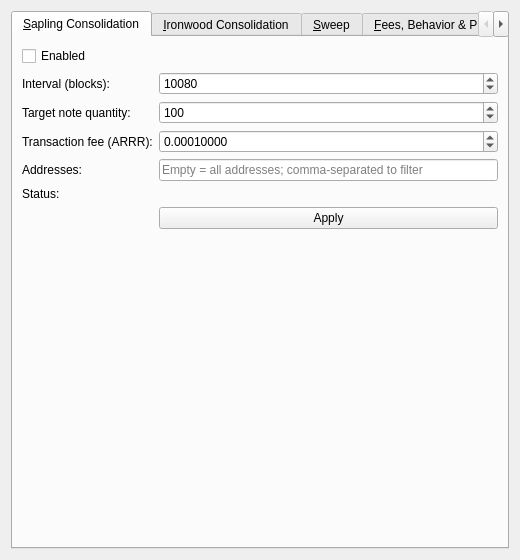
<?xml version="1.0" encoding="UTF-8"?>
<ui version="4.0">
 <class>WalletOptionsPage</class>
 <widget class="QWidget" name="WalletOptionsPage">
  <property name="geometry">
   <rect>
    <x>0</x>
    <y>0</y>
    <width>520</width>
    <height>560</height>
   </rect>
  </property>
  <property name="windowTitle">
   <string>Wallet Options</string>
  </property>
  <layout class="QVBoxLayout" name="verticalLayout">
   <item>
    <widget class="QTabWidget" name="tabWidget">
     <property name="currentIndex">
      <number>0</number>
     </property>
     <widget class="QWidget" name="tabSapling">
      <attribute name="title">
       <string>&amp;Sapling Consolidation</string>
      </attribute>
      <layout class="QFormLayout" name="formLayout_Sapling">
       <item row="0" column="0" colspan="2">
        <widget class="QCheckBox" name="saplingEnabledCheck">
         <property name="text">
          <string>Enabled</string>
         </property>
        </widget>
       </item>
       <item row="1" column="0">
        <widget class="QLabel" name="label_SaplingInterval">
         <property name="text">
          <string>Interval (blocks):</string>
         </property>
        </widget>
       </item>
       <item row="1" column="1">
        <widget class="QSpinBox" name="saplingIntervalSpin">
         <property name="minimum">
          <number>1</number>
         </property>
         <property name="maximum">
          <number>1000000000</number>
         </property>
         <property name="value">
          <number>10080</number>
         </property>
        </widget>
       </item>
       <item row="2" column="0">
        <widget class="QLabel" name="label_SaplingTargetQty">
         <property name="text">
          <string>Target note quantity:</string>
         </property>
        </widget>
       </item>
       <item row="2" column="1">
        <widget class="QSpinBox" name="saplingTargetQtySpin">
         <property name="minimum">
          <number>1</number>
         </property>
         <property name="maximum">
          <number>100000</number>
         </property>
         <property name="value">
          <number>100</number>
         </property>
        </widget>
       </item>
       <item row="3" column="0">
        <widget class="QLabel" name="label_SaplingFee">
         <property name="text">
          <string>Transaction fee (ARRR):</string>
         </property>
        </widget>
       </item>
       <item row="3" column="1">
        <widget class="QDoubleSpinBox" name="saplingFeeSpin">
         <property name="decimals">
          <number>8</number>
         </property>
         <property name="minimum">
          <double>0.000000000000000</double>
         </property>
         <property name="maximum">
          <double>1000.000000000000000</double>
         </property>
         <property name="value">
          <double>0.000100000000000</double>
         </property>
        </widget>
       </item>
       <item row="4" column="0">
        <widget class="QLabel" name="label_SaplingAddresses">
         <property name="text">
          <string>Addresses:</string>
         </property>
        </widget>
       </item>
       <item row="4" column="1">
        <widget class="QLineEdit" name="saplingAddressesEdit">
         <property name="placeholderText">
          <string>Empty = all addresses; comma-separated to filter</string>
         </property>
        </widget>
       </item>
       <item row="5" column="0">
        <widget class="QLabel" name="label_SaplingStatus">
         <property name="text">
          <string>Status:</string>
         </property>
        </widget>
       </item>
       <item row="5" column="1">
        <widget class="QLabel" name="saplingStatusLabel">
         <property name="text">
          <string/>
         </property>
        </widget>
       </item>
       <item row="6" column="1">
        <widget class="QPushButton" name="saplingApplyButton">
         <property name="text">
          <string>Apply</string>
         </property>
        </widget>
       </item>
       <item row="7" column="0" colspan="2">
        <widget class="QLabel" name="saplingApplyResultLabel">
         <property name="wordWrap">
          <bool>true</bool>
         </property>
         <property name="text">
          <string/>
         </property>
        </widget>
       </item>
      </layout>
     </widget>
     <widget class="QWidget" name="tabIronwood">
      <attribute name="title">
       <string>&amp;Ironwood Consolidation</string>
      </attribute>
      <layout class="QFormLayout" name="formLayout_Ironwood">
       <item row="0" column="0" colspan="2">
        <widget class="QCheckBox" name="ironwoodEnabledCheck">
         <property name="text">
          <string>Enabled</string>
         </property>
        </widget>
       </item>
       <item row="1" column="0">
        <widget class="QLabel" name="label_IronwoodInterval">
         <property name="text">
          <string>Interval (blocks):</string>
         </property>
        </widget>
       </item>
       <item row="1" column="1">
        <widget class="QSpinBox" name="ironwoodIntervalSpin">
         <property name="minimum">
          <number>1</number>
         </property>
         <property name="maximum">
          <number>1000000000</number>
         </property>
         <property name="value">
          <number>10080</number>
         </property>
        </widget>
       </item>
       <item row="2" column="0">
        <widget class="QLabel" name="label_IronwoodTargetQty">
         <property name="text">
          <string>Target note quantity:</string>
         </property>
        </widget>
       </item>
       <item row="2" column="1">
        <widget class="QSpinBox" name="ironwoodTargetQtySpin">
         <property name="minimum">
          <number>1</number>
         </property>
         <property name="maximum">
          <number>100000</number>
         </property>
         <property name="value">
          <number>100</number>
         </property>
        </widget>
       </item>
       <item row="3" column="0">
        <widget class="QLabel" name="label_IronwoodFee">
         <property name="text">
          <string>Transaction fee (ARRR):</string>
         </property>
        </widget>
       </item>
       <item row="3" column="1">
        <widget class="QDoubleSpinBox" name="ironwoodFeeSpin">
         <property name="decimals">
          <number>8</number>
         </property>
         <property name="minimum">
          <double>0.000000000000000</double>
         </property>
         <property name="maximum">
          <double>1000.000000000000000</double>
         </property>
         <property name="value">
          <double>0.000100000000000</double>
         </property>
        </widget>
       </item>
       <item row="4" column="0">
        <widget class="QLabel" name="label_IronwoodAddresses">
         <property name="text">
          <string>Addresses:</string>
         </property>
        </widget>
       </item>
       <item row="4" column="1">
        <widget class="QLineEdit" name="ironwoodAddressesEdit">
         <property name="placeholderText">
          <string>Empty = all addresses; comma-separated to filter</string>
         </property>
        </widget>
       </item>
       <item row="5" column="0">
        <widget class="QLabel" name="label_IronwoodStatus">
         <property name="text">
          <string>Status:</string>
         </property>
        </widget>
       </item>
       <item row="5" column="1">
        <widget class="QLabel" name="ironwoodStatusLabel">
         <property name="text">
          <string/>
         </property>
        </widget>
       </item>
       <item row="6" column="1">
        <widget class="QPushButton" name="ironwoodApplyButton">
         <property name="text">
          <string>Apply</string>
         </property>
        </widget>
       </item>
       <item row="7" column="0" colspan="2">
        <widget class="QLabel" name="ironwoodApplyResultLabel">
         <property name="wordWrap">
          <bool>true</bool>
         </property>
         <property name="text">
          <string/>
         </property>
        </widget>
       </item>
      </layout>
     </widget>
     <widget class="QWidget" name="tabSweep">
      <attribute name="title">
       <string>&amp;Sweep</string>
      </attribute>
      <layout class="QFormLayout" name="formLayout_Sweep">
       <item row="0" column="0" colspan="2">
        <widget class="QCheckBox" name="sweepEnabledCheck">
         <property name="text">
          <string>Enabled</string>
         </property>
        </widget>
       </item>
       <item row="1" column="0">
        <widget class="QLabel" name="label_SweepInterval">
         <property name="text">
          <string>Interval (blocks):</string>
         </property>
        </widget>
       </item>
       <item row="1" column="1">
        <widget class="QSpinBox" name="sweepIntervalSpin">
         <property name="minimum">
          <number>1</number>
         </property>
         <property name="maximum">
          <number>1000000000</number>
         </property>
         <property name="value">
          <number>60</number>
         </property>
        </widget>
       </item>
       <item row="2" column="0">
        <widget class="QLabel" name="label_SweepFee">
         <property name="text">
          <string>Transaction fee (ARRR):</string>
         </property>
        </widget>
       </item>
       <item row="2" column="1">
        <widget class="QDoubleSpinBox" name="sweepFeeSpin">
         <property name="decimals">
          <number>8</number>
         </property>
         <property name="minimum">
          <double>0.000000000000000</double>
         </property>
         <property name="maximum">
          <double>1000.000000000000000</double>
         </property>
         <property name="value">
          <double>0.000100000000000</double>
         </property>
        </widget>
       </item>
       <item row="3" column="0">
        <widget class="QLabel" name="label_SweepAddress">
         <property name="text">
          <string>Destination:</string>
         </property>
        </widget>
       </item>
       <item row="3" column="1">
        <widget class="QLineEdit" name="sweepAddressEdit">
         <property name="placeholderText">
          <string>Sapling or Ironwood destination address (empty = not configured)</string>
         </property>
        </widget>
       </item>
       <item row="4" column="0">
        <widget class="QLabel" name="label_SweepStatus">
         <property name="text">
          <string>Status:</string>
         </property>
        </widget>
       </item>
       <item row="4" column="1">
        <widget class="QLabel" name="sweepStatusLabel">
         <property name="text">
          <string/>
         </property>
        </widget>
       </item>
       <item row="5" column="1">
        <widget class="QPushButton" name="sweepApplyButton">
         <property name="text">
          <string>Apply</string>
         </property>
        </widget>
       </item>
       <item row="6" column="0" colspan="2">
        <widget class="QLabel" name="sweepApplyResultLabel">
         <property name="wordWrap">
          <bool>true</bool>
         </property>
         <property name="text">
          <string/>
         </property>
        </widget>
       </item>
      </layout>
     </widget>
     <widget class="QWidget" name="tabFees">
      <attribute name="title">
       <string>&amp;Fees, Behavior &amp;&amp; Pruning</string>
      </attribute>
      <layout class="QFormLayout" name="formLayout_Fees">
       <item row="0" column="0">
        <widget class="QLabel" name="label_PayTxFee">
         <property name="text">
          <string>Pay transaction fee (ARRR/kB):</string>
         </property>
        </widget>
       </item>
       <item row="0" column="1">
        <widget class="QDoubleSpinBox" name="payTxFeeSpin">
         <property name="decimals">
          <number>8</number>
         </property>
         <property name="minimum">
          <double>0.000000000000000</double>
         </property>
         <property name="maximum">
          <double>1000.000000000000000</double>
         </property>
        </widget>
       </item>
       <item row="1" column="0">
        <widget class="QLabel" name="label_MinTxFee">
         <property name="text">
          <string>Minimum transaction fee (ARRR/kB):</string>
         </property>
        </widget>
       </item>
       <item row="1" column="1">
        <widget class="QDoubleSpinBox" name="minTxFeeSpin">
         <property name="decimals">
          <number>8</number>
         </property>
         <property name="minimum">
          <double>0.000000000000000</double>
         </property>
         <property name="maximum">
          <double>1000.000000000000000</double>
         </property>
        </widget>
       </item>
       <item row="2" column="0">
        <widget class="QLabel" name="label_TxConfirmTarget">
         <property name="text">
          <string>Confirmation target (blocks):</string>
         </property>
        </widget>
       </item>
       <item row="2" column="1">
        <widget class="QSpinBox" name="txConfirmTargetSpin">
         <property name="minimum">
          <number>1</number>
         </property>
         <property name="maximum">
          <number>1000</number>
         </property>
        </widget>
       </item>
       <item row="3" column="0">
        <widget class="QLabel" name="label_MinTxValue">
         <property name="text">
          <string>Minimum note value (ARRR):</string>
         </property>
        </widget>
       </item>
       <item row="3" column="1">
        <widget class="QDoubleSpinBox" name="minTxValueSpin">
         <property name="decimals">
          <number>8</number>
         </property>
         <property name="minimum">
          <double>0.000000000000000</double>
         </property>
         <property name="maximum">
          <double>1000.000000000000000</double>
         </property>
        </widget>
       </item>
       <item row="4" column="0">
        <widget class="QLabel" name="label_KeypoolSize">
         <property name="text">
          <string>Keypool size:</string>
         </property>
        </widget>
       </item>
       <item row="4" column="1">
        <widget class="QSpinBox" name="keypoolSizeSpin">
         <property name="minimum">
          <number>1</number>
         </property>
         <property name="maximum">
          <number>1000000</number>
         </property>
        </widget>
       </item>
       <item row="5" column="0" colspan="2">
        <widget class="QCheckBox" name="txDeleteEnabledCheck">
         <property name="text">
          <string>Delete old spent transactions</string>
         </property>
        </widget>
       </item>
       <item row="6" column="0" colspan="2">
        <widget class="QCheckBox" name="txConflictDeleteEnabledCheck">
         <property name="text">
          <string>Delete conflicted transactions</string>
         </property>
        </widget>
       </item>
       <item row="7" column="0">
        <widget class="QLabel" name="label_DeleteInterval">
         <property name="text">
          <string>Delete-check interval (blocks):</string>
         </property>
        </widget>
       </item>
       <item row="7" column="1">
        <widget class="QSpinBox" name="deleteIntervalSpin">
         <property name="minimum">
          <number>1</number>
         </property>
         <property name="maximum">
          <number>1000000000</number>
         </property>
        </widget>
       </item>
       <item row="8" column="0">
        <widget class="QLabel" name="label_KeepTxForNBlocks">
         <property name="text">
          <string>Keep transactions for at least (blocks):</string>
         </property>
        </widget>
       </item>
       <item row="8" column="1">
        <widget class="QSpinBox" name="keepTxForNBlocksSpin">
         <property name="minimum">
          <number>1</number>
         </property>
         <property name="maximum">
          <number>1000000000</number>
         </property>
        </widget>
       </item>
       <item row="9" column="0">
        <widget class="QLabel" name="label_KeepLastNTx">
         <property name="text">
          <string>Always keep the last N transactions:</string>
         </property>
        </widget>
       </item>
       <item row="9" column="1">
        <widget class="QSpinBox" name="keepLastNTxSpin">
         <property name="minimum">
          <number>1</number>
         </property>
         <property name="maximum">
          <number>1000000000</number>
         </property>
        </widget>
       </item>
       <item row="10" column="1">
        <widget class="QPushButton" name="feesApplyButton">
         <property name="text">
          <string>Apply</string>
         </property>
        </widget>
       </item>
       <item row="11" column="0" colspan="2">
        <widget class="QLabel" name="feesApplyResultLabel">
         <property name="wordWrap">
          <bool>true</bool>
         </property>
         <property name="text">
          <string/>
         </property>
        </widget>
       </item>
      </layout>
     </widget>
    </widget>
   </item>
  </layout>
 </widget>
 <resources/>
 <connections/>
</ui>
